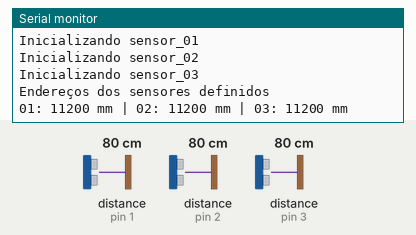
Bench run of a sketch on a simulated Arduino Nano, built with avr-gcc and run on an emulated ATmega328P. On the bench: the last lines printed to the serial monitor. The test bench sets the inputs (shaded band); at power-on: distance to the obstacle (sensors on pin 1, pin 2, pin 3) 80 cm.

Above: at 2.1 s.
2.2 s: distance to the obstacle (sensor on pin 1) set to 2 cm
At 3.0 s:
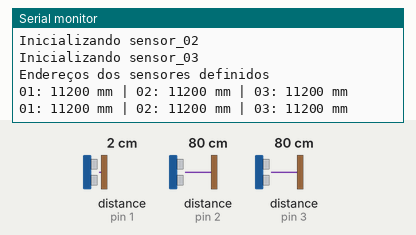
3.7 s: distance to the obstacle (sensor on pin 2) set to 2 cm
At 5.0 s:
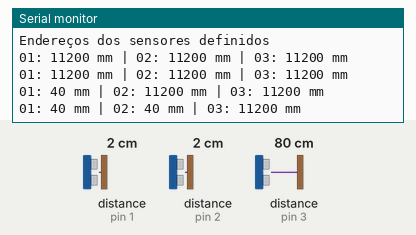
5.2 s: distance to the obstacle (sensor on pin 3) set to 2 cm
At 5.8 s:
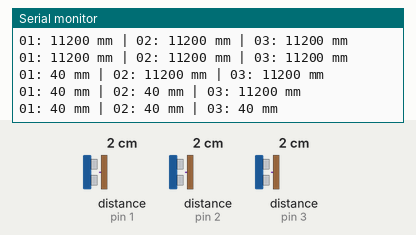
6.7 s: distance to the obstacle (sensor on pin 1) set to 4 cm
At 6.7 s:
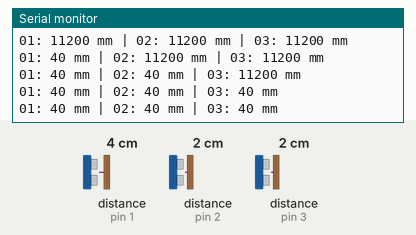
8.2 s: distance to the obstacle (sensor on pin 2) set to 4 cm
At 9.5 s:
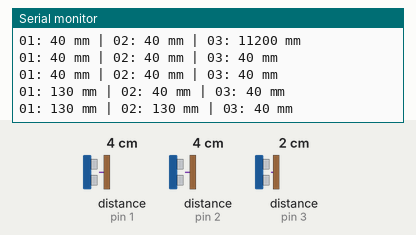
9.7 s: distance to the obstacle (sensor on pin 3) set to 4 cm
At 10.4 s:
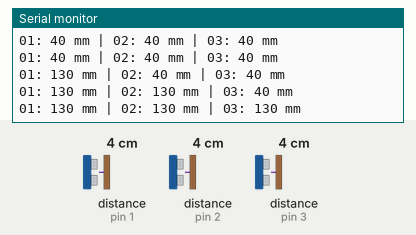
Timing chart, 0 to 12.2 s (numbered marks = the images above; inputs shaded):
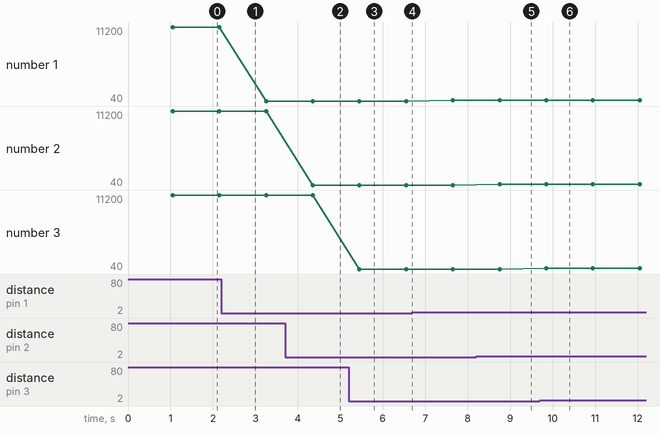

The sketch:

distance-sensor.ino
```cpp
/**
 * VL53L0X Three-Sensor Distance Sensor Test
 *
 * This code continuously reads three VL53L0X distance sensors.
 * Make sure you power the sensors and connect them correctly to the Arduino Nano's SDA and SCL pins.
 *
 * ---
 *
 * Teste do Sensor de Distância com Três Sensores VL53L0X
 *
 * Este código realiza a leitura contínua de três sensores de distância VL53L0X.
 * Certifique-se de alimentar os sensores e conectá-los corretamente aos pinos SDA e SCL do Arduino Nano.
 */

#include <Wire.h> // Wire Built-In by Arduino Version 1.0.0
#include <VL53L0X.h> // VL53L0X by Pololu Version 1.3.1

VL53L0X sensor_01;
VL53L0X sensor_02;
VL53L0X sensor_03;

const int sensor_01_shutdown_pin = 6;
const int sensor_02_shutdown_pin = 5;
const int sensor_03_shutdown_pin = 7;

void setup()
{
  pinMode(sensor_01_shutdown_pin, OUTPUT);
  pinMode(sensor_02_shutdown_pin, OUTPUT);
  pinMode(sensor_03_shutdown_pin, OUTPUT);

  digitalWrite(sensor_01_shutdown_pin, LOW);
  digitalWrite(sensor_02_shutdown_pin, LOW);
  digitalWrite(sensor_03_shutdown_pin, LOW);

  delay(500);

  Wire.begin();
  Serial.begin(9600);

  // Initialising Sensor 01
  digitalWrite(sensor_01_shutdown_pin, HIGH);
  delay(150);
  Serial.println("Inicializando sensor_01");
  sensor_01.init(true);
  sensor_01.setAddress(0x01);
  digitalWrite(sensor_01_shutdown_pin, LOW);

  // Initialising Sensor 02
  digitalWrite(sensor_02_shutdown_pin, HIGH);
  delay(150);
  Serial.println("Inicializando sensor_02");
  sensor_02.init(true);
  sensor_02.setAddress(0x02);
  digitalWrite(sensor_02_shutdown_pin, LOW);

  // Initialising Sensor 03
  digitalWrite(sensor_03_shutdown_pin, HIGH);
  delay(150);
  Serial.println("Inicializando sensor_03");
  sensor_03.init(true);
  sensor_03.setAddress(0x03);
  digitalWrite(sensor_03_shutdown_pin, LOW);

  Serial.println("Endereços dos sensores definidos");

  // Starting continuous readings
  sensor_01.startContinuous();
  sensor_02.startContinuous();
  sensor_03.startContinuous();
}

void loop()
{
  int distance_01 = sensor_01.readRangeContinuousMillimeters();
  int distance_02 = sensor_02.readRangeContinuousMillimeters();
  int distance_03 = sensor_03.readRangeContinuousMillimeters();

  // 01: 00000 mm | 02: 00000 mm | 03: 00000 mm

  Serial.print("01: ");
  Serial.print(String(distance_01, 5));
  Serial.print(" mm | 02: ");
  Serial.print(String(distance_02, 5));
  Serial.print(" mm | 03: ");
  Serial.print(String(distance_03, 5));
  Serial.println(" mm");

  delay(1000);
}
```

Measured:
- after the input at 3.7 s, the serial monitor: prints a new line after 0.65 s (image 2)
- after the input at 5.2 s, the serial monitor: prints a new line after 0.25 s (image 3)
- after the input at 8.2 s, the serial monitor: prints a new line after 0.55 s (image 5)
- after the input at 9.7 s, the serial monitor: prints a new line after 0.15 s (image 6)
- plotted number 1: 11200 → 40 after the input at 2.2 s, 40 → 130 after the input at 6.7 s
